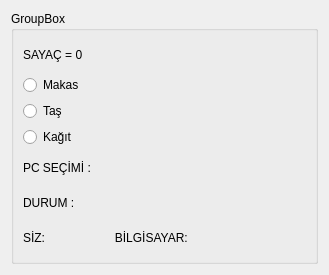
<?xml version="1.0" encoding="UTF-8"?>
<ui version="4.0">
 <class>anaPencere</class>
 <widget class="QWidget" name="anaPencere">
  <property name="geometry">
   <rect>
    <x>0</x>
    <y>0</y>
    <width>329</width>
    <height>275</height>
   </rect>
  </property>
  <property name="windowTitle">
   <string notr="true">TAŞ KAĞIT MAKAS</string>
  </property>
  <layout class="QHBoxLayout" name="horizontalLayout">
   <item>
    <layout class="QVBoxLayout" name="verticalLayout">
     <item>
      <widget class="QGroupBox" name="groupBox">
       <property name="title">
        <string>GroupBox</string>
       </property>
       <layout class="QVBoxLayout" name="verticalLayout_2">
        <item>
         <widget class="QLabel" name="sayac">
          <property name="text">
           <string>SAYAÇ = 0</string>
          </property>
         </widget>
        </item>
        <item>
         <widget class="QRadioButton" name="radioMakas">
          <property name="text">
           <string>Makas</string>
          </property>
         </widget>
        </item>
        <item>
         <widget class="QRadioButton" name="radioTas">
          <property name="text">
           <string>Taş</string>
          </property>
         </widget>
        </item>
        <item>
         <widget class="QRadioButton" name="radioKagit">
          <property name="text">
           <string>Kağıt</string>
          </property>
         </widget>
        </item>
        <item>
         <widget class="QLabel" name="label_1">
          <property name="text">
           <string>PC SEÇİMİ :</string>
          </property>
         </widget>
        </item>
        <item>
         <widget class="QLabel" name="label_2">
          <property name="text">
           <string>DURUM : </string>
          </property>
         </widget>
        </item>
        <item>
         <widget class="QLabel" name="label_3">
          <property name="text">
           <string>SİZ:                     BİLGİSAYAR:</string>
          </property>
         </widget>
        </item>
       </layout>
      </widget>
     </item>
    </layout>
   </item>
  </layout>
 </widget>
 <resources/>
 <connections/>
</ui>
